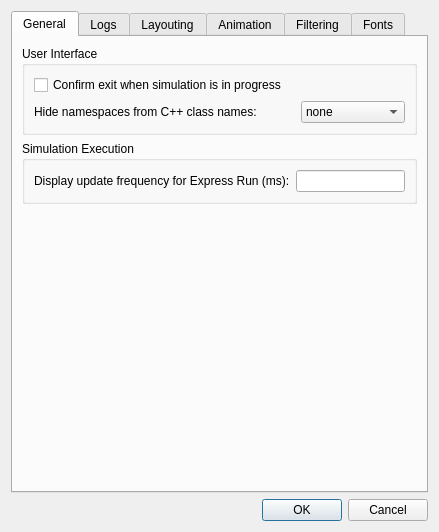
<?xml version="1.0" encoding="UTF-8"?>
<ui version="4.0">
 <class>PreferencesDialog</class>
 <widget class="QDialog" name="PreferencesDialog">
  <property name="sizePolicy">
   <sizepolicy hsizetype="MinimumExpanding" vsizetype="MinimumExpanding">
    <horstretch>0</horstretch>
    <verstretch>0</verstretch>
   </sizepolicy>
  </property>
  <property name="windowTitle">
   <string>Preferences</string>
  </property>
  <layout class="QVBoxLayout" name="verticalLayout">
   <item>
    <widget class="QTabWidget" name="tabWidget">
     <property name="sizePolicy">
      <sizepolicy hsizetype="MinimumExpanding" vsizetype="MinimumExpanding">
       <horstretch>0</horstretch>
       <verstretch>0</verstretch>
      </sizepolicy>
     </property>
     <property name="currentIndex">
      <number>0</number>
     </property>
     <property name="usesScrollButtons">
      <bool>false</bool>
     </property>
     <widget class="QWidget" name="general">
      <attribute name="title">
       <string>General</string>
      </attribute>
      <layout class="QVBoxLayout" name="verticalLayout_4">
       <item>
        <widget class="QGroupBox" name="userInterface">
         <property name="sizePolicy">
          <sizepolicy hsizetype="Minimum" vsizetype="Fixed">
           <horstretch>0</horstretch>
           <verstretch>0</verstretch>
          </sizepolicy>
         </property>
         <property name="title">
          <string>User Interface</string>
         </property>
         <layout class="QVBoxLayout" name="verticalLayout_9">
          <item>
           <widget class="QCheckBox" name="confirmExit">
            <property name="text">
             <string>Confirm exit when simulation is in progress</string>
            </property>
           </widget>
          </item>
          <item>
           <layout class="QHBoxLayout" name="horizontalLayout" stretch="0,0">
            <item>
             <widget class="QLabel" name="hideNamespaceText">
              <property name="sizePolicy">
               <sizepolicy hsizetype="Preferred" vsizetype="Preferred">
                <horstretch>5</horstretch>
                <verstretch>0</verstretch>
               </sizepolicy>
              </property>
              <property name="text">
               <string>Hide namespaces from C++ class names:</string>
              </property>
             </widget>
            </item>
            <item>
             <widget class="QComboBox" name="hideNameSpace">
              <property name="sizePolicy">
               <sizepolicy hsizetype="Preferred" vsizetype="Fixed">
                <horstretch>2</horstretch>
                <verstretch>0</verstretch>
               </sizepolicy>
              </property>
              <item>
               <property name="text">
                <string>none</string>
               </property>
              </item>
              <item>
               <property name="text">
                <string>omnetpp</string>
               </property>
              </item>
              <item>
               <property name="text">
                <string>all</string>
               </property>
              </item>
             </widget>
            </item>
           </layout>
          </item>
         </layout>
        </widget>
       </item>
       <item>
        <widget class="QGroupBox" name="simulationExecution">
         <property name="sizePolicy">
          <sizepolicy hsizetype="Minimum" vsizetype="Fixed">
           <horstretch>0</horstretch>
           <verstretch>0</verstretch>
          </sizepolicy>
         </property>
         <property name="title">
          <string>Simulation Execution</string>
         </property>
         <layout class="QVBoxLayout" name="verticalLayout_11">
          <item>
           <layout class="QHBoxLayout" name="horizontalLayout_2">
            <item>
             <widget class="QLabel" name="expressText">
              <property name="text">
               <string>Display update frequency for Express Run (ms):</string>
              </property>
             </widget>
            </item>
            <item>
             <widget class="QLineEdit" name="express"/>
            </item>
           </layout>
          </item>
         </layout>
        </widget>
       </item>
       <item>
        <spacer name="generalSapcer">
         <property name="orientation">
          <enum>Qt::Vertical</enum>
         </property>
         <property name="sizeType">
          <enum>QSizePolicy::Expanding</enum>
         </property>
         <property name="sizeHint" stdset="0">
          <size>
           <width>0</width>
           <height>0</height>
          </size>
         </property>
        </spacer>
       </item>
      </layout>
     </widget>
     <widget class="QWidget" name="logsPage">
      <attribute name="title">
       <string>Logs</string>
      </attribute>
      <layout class="QVBoxLayout" name="verticalLayout_17">
       <item>
        <widget class="QGroupBox" name="logs">
         <property name="sizePolicy">
          <sizepolicy hsizetype="MinimumExpanding" vsizetype="Fixed">
           <horstretch>0</horstretch>
           <verstretch>0</verstretch>
          </sizepolicy>
         </property>
         <property name="title">
          <string>Logs</string>
         </property>
         <layout class="QVBoxLayout" name="verticalLayout_10">
          <item>
           <widget class="QCheckBox" name="initBanners">
            <property name="text">
             <string>Print initialization banners</string>
            </property>
           </widget>
          </item>
          <item>
           <widget class="QCheckBox" name="eventBanners">
            <property name="text">
             <string>Print event banners</string>
            </property>
           </widget>
          </item>
          <item>
           <layout class="QVBoxLayout" name="bannersSubLayout">
            <property name="leftMargin">
             <number>18</number>
            </property>
            <item>
             <widget class="QCheckBox" name="shortBanners">
              <property name="text">
               <string>Short event banners</string>
              </property>
             </widget>
            </item>
           </layout>
          </item>
          <item>
           <widget class="QCheckBox" name="noLoggingRefreshDisplay">
            <property name="text">
             <string>Suppress logging in refreshDisplay()</string>
            </property>
           </widget>
          </item>
          <item>
           <layout class="QGridLayout" name="gridLayout_2">
            <item row="0" column="0">
             <widget class="QLabel" name="logPrefixText">
              <property name="text">
               <string>Log prefix format:</string>
              </property>
             </widget>
            </item>
            <item row="0" column="1">
             <widget class="QLineEdit" name="logPrefix">
              <property name="toolTip">
               <string>Here are some of the format characters that you can use in the log prefix.
See the manual or the LogFormatter class for the complete list.

General:
  - %l, %c: log level (INFO, DEBUG, etc) and category string
  - %e, %t, %g: event number, simulation time, and fingerprint if enabled
  - %f, %i, %u: source file, line number, and function

Objects:
  - %E event object (class name, name)
  - %U module of current event (NED type, full path)
  - %C context component (NED type, full path)
  - %K context component, if different from event module (NED type, full path)
  - %J source component or object (NED type or class, full path or pointer)
  - %L source component or object, if different from context (NED type or class, full path or pointer)

Padding with spaces:
  - %[0-9]+ add spaces until specified column
  - %| adaptive tabstop: add padding until longest prefix seen so far
  - %&gt; function call depth times 2-space indentation (see Enter_Method, Enter_Method_Silent)</string>
              </property>
             </widget>
            </item>
            <item row="1" column="0">
             <widget class="QLabel" name="logLevelText">
              <property name="text">
               <string>Log level:</string>
              </property>
             </widget>
            </item>
            <item row="1" column="1">
             <widget class="QComboBox" name="logLevel">
              <property name="sizePolicy">
               <sizepolicy hsizetype="Minimum" vsizetype="Fixed">
                <horstretch>0</horstretch>
                <verstretch>0</verstretch>
               </sizepolicy>
              </property>
              <item>
               <property name="text">
                <string>FATAL</string>
               </property>
              </item>
              <item>
               <property name="text">
                <string>ERROR</string>
               </property>
              </item>
              <item>
               <property name="text">
                <string>WARN</string>
               </property>
              </item>
              <item>
               <property name="text">
                <string>INFO</string>
               </property>
              </item>
              <item>
               <property name="text">
                <string>DETAIL</string>
               </property>
              </item>
              <item>
               <property name="text">
                <string>DEBUG</string>
               </property>
              </item>
              <item>
               <property name="text">
                <string>TRACE</string>
               </property>
              </item>
             </widget>
            </item>
           </layout>
          </item>
          <item>
           <widget class="QLabel" name="settings">
            <property name="text">
             <string>The above settings apply to subsequent simulation events. Hover mouse to get help on log prefix syntax.</string>
            </property>
            <property name="wordWrap">
             <bool>true</bool>
            </property>
           </widget>
          </item>
          <item>
           <layout class="QGridLayout" name="gridLayout_3">
            <item row="0" column="0">
             <widget class="QLabel" name="overallText">
              <property name="text">
               <string>Overall history size (in events):</string>
              </property>
             </widget>
            </item>
            <item row="0" column="1">
             <widget class="QLineEdit" name="overall"/>
            </item>
           </layout>
          </item>
          <item>
           <widget class="QLabel" name="applies">
            <property name="text">
             <string>Log is not stored in Express mode. Filtered views (e.g. those belonging to submodules) naturally contain fewer events.</string>
            </property>
            <property name="wordWrap">
             <bool>true</bool>
            </property>
           </widget>
          </item>
          <item>
           <spacer name="verticalSpacer">
            <property name="orientation">
             <enum>Qt::Vertical</enum>
            </property>
            <property name="sizeType">
             <enum>QSizePolicy::Maximum</enum>
            </property>
            <property name="sizeHint" stdset="0">
             <size>
              <width>0</width>
              <height>0</height>
             </size>
            </property>
           </spacer>
          </item>
         </layout>
        </widget>
       </item>
       <item>
        <spacer name="verticalSpacer_3">
         <property name="orientation">
          <enum>Qt::Vertical</enum>
         </property>
         <property name="sizeHint" stdset="0">
          <size>
           <width>0</width>
           <height>0</height>
          </size>
         </property>
        </spacer>
       </item>
      </layout>
     </widget>
     <widget class="QWidget" name="layouting">
      <attribute name="title">
       <string>Layouting</string>
      </attribute>
      <layout class="QVBoxLayout" name="verticalLayout_5">
       <item>
        <widget class="QGroupBox" name="layoutingBox">
         <property name="sizePolicy">
          <sizepolicy hsizetype="Minimum" vsizetype="Fixed">
           <horstretch>0</horstretch>
           <verstretch>0</verstretch>
          </sizepolicy>
         </property>
         <property name="title">
          <string>Layouting</string>
         </property>
         <layout class="QVBoxLayout" name="verticalLayout_3">
          <item>
           <widget class="QLabel" name="layoutingText">
            <property name="text">
             <string>Layouting algorithm:</string>
            </property>
           </widget>
          </item>
          <item>
           <widget class="QFrame" name="frame">
            <property name="frameShape">
             <enum>QFrame::NoFrame</enum>
            </property>
            <property name="frameShadow">
             <enum>QFrame::Raised</enum>
            </property>
            <layout class="QVBoxLayout" name="verticalLayout_19">
             <item>
              <widget class="QRadioButton" name="fastRadio">
               <property name="text">
                <string>Fast</string>
               </property>
               <attribute name="buttonGroup">
                <string notr="true">buttonGroup</string>
               </attribute>
              </widget>
             </item>
             <item>
              <widget class="QRadioButton" name="advancedRadio">
               <property name="text">
                <string>Advanced</string>
               </property>
               <attribute name="buttonGroup">
                <string notr="true">buttonGroup</string>
               </attribute>
              </widget>
             </item>
             <item>
              <widget class="QRadioButton" name="adaptiveRadio">
               <property name="text">
                <string>Adaptive (Fast for large networks, Advanced for smaller ones)</string>
               </property>
               <attribute name="buttonGroup">
                <string notr="true">buttonGroup</string>
               </attribute>
              </widget>
             </item>
            </layout>
           </widget>
          </item>
          <item>
           <widget class="QCheckBox" name="showLayouting">
            <property name="text">
             <string>Show layouting process</string>
            </property>
           </widget>
          </item>
         </layout>
        </widget>
       </item>
       <item>
        <widget class="QGroupBox" name="display">
         <property name="sizePolicy">
          <sizepolicy hsizetype="Minimum" vsizetype="Fixed">
           <horstretch>0</horstretch>
           <verstretch>0</verstretch>
          </sizepolicy>
         </property>
         <property name="title">
          <string>Display</string>
         </property>
         <layout class="QVBoxLayout" name="verticalLayout_12">
          <item>
           <widget class="QCheckBox" name="arrange">
            <property name="text">
             <string>Arrange connections on vector gates parallel to each other</string>
            </property>
           </widget>
          </item>
          <item>
           <widget class="QCheckBox" name="allowZoom">
            <property name="text">
             <string>Zoom out if necessary to fit network into window</string>
            </property>
           </widget>
          </item>
         </layout>
        </widget>
       </item>
       <item>
        <spacer name="layoutingSpacer">
         <property name="orientation">
          <enum>Qt::Vertical</enum>
         </property>
         <property name="sizeType">
          <enum>QSizePolicy::Expanding</enum>
         </property>
         <property name="sizeHint" stdset="0">
          <size>
           <width>0</width>
           <height>0</height>
          </size>
         </property>
        </spacer>
       </item>
      </layout>
     </widget>
     <widget class="QWidget" name="animation">
      <attribute name="title">
       <string>Animation</string>
      </attribute>
      <layout class="QVBoxLayout" name="verticalLayout_6">
       <item>
        <widget class="QGroupBox" name="animGeneral">
         <property name="sizePolicy">
          <sizepolicy hsizetype="Minimum" vsizetype="Fixed">
           <horstretch>0</horstretch>
           <verstretch>0</verstretch>
          </sizepolicy>
         </property>
         <property name="title">
          <string>General</string>
         </property>
         <layout class="QVBoxLayout" name="verticalLayout_13">
          <item>
           <widget class="QCheckBox" name="animMsg">
            <property name="text">
             <string>Animate messages</string>
            </property>
           </widget>
          </item>
          <item>
           <layout class="QVBoxLayout" name="msgSubLayout">
            <property name="leftMargin">
             <number>18</number>
            </property>
            <item>
             <widget class="QCheckBox" name="animBroadcast">
              <property name="toolTip">
               <string>Animates send/sendDirect calls concurrently, after processing each event (i.e. out of sequence)</string>
              </property>
              <property name="text">
               <string>Broadcast animation</string>
              </property>
             </widget>
            </item>
            <item>
             <widget class="QCheckBox" name="showArrows">
              <property name="text">
               <string>Show arrows for sendDirect animation</string>
              </property>
             </widget>
            </item>
           </layout>
          </item>
          <item>
           <widget class="QCheckBox" name="animCalls">
            <property name="text">
             <string>Animate method calls</string>
            </property>
           </widget>
          </item>
          <item>
           <layout class="QHBoxLayout" name="delayLayout" stretch="2,1">
            <property name="leftMargin">
             <number>18</number>
            </property>
            <item>
             <widget class="QLabel" name="delayText">
              <property name="sizePolicy">
               <sizepolicy hsizetype="Preferred" vsizetype="Preferred">
                <horstretch>0</horstretch>
                <verstretch>0</verstretch>
               </sizepolicy>
              </property>
              <property name="text">
               <string>Method call duration (ms):</string>
              </property>
             </widget>
            </item>
            <item>
             <widget class="QLineEdit" name="delayEdit">
              <property name="sizePolicy">
               <sizepolicy hsizetype="Expanding" vsizetype="Fixed">
                <horstretch>0</horstretch>
                <verstretch>0</verstretch>
               </sizepolicy>
              </property>
             </widget>
            </item>
           </layout>
          </item>
          <item>
           <widget class="QCheckBox" name="showMarker">
            <property name="text">
             <string>Show next event markers</string>
            </property>
           </widget>
          </item>
          <item>
           <widget class="QCheckBox" name="showBubbles">
            <property name="text">
             <string>Show bubbles (bubble() calls)</string>
            </property>
           </widget>
          </item>
         </layout>
        </widget>
       </item>
       <item>
        <widget class="QGroupBox" name="messages">
         <property name="sizePolicy">
          <sizepolicy hsizetype="Minimum" vsizetype="Fixed">
           <horstretch>0</horstretch>
           <verstretch>0</verstretch>
          </sizepolicy>
         </property>
         <property name="title">
          <string>Messages</string>
         </property>
         <layout class="QVBoxLayout" name="verticalLayout_14">
          <item>
           <widget class="QCheckBox" name="dispName">
            <property name="text">
             <string>Display message names during animation</string>
            </property>
           </widget>
          </item>
          <item>
           <widget class="QCheckBox" name="dispClass">
            <property name="text">
             <string>Display message class during animation</string>
            </property>
           </widget>
          </item>
          <item>
           <widget class="QCheckBox" name="colorMsg">
            <property name="toolTip">
             <string>Color code (message kind modulo 8): 0=red 1=green 2=blue 3=white 4=yellow 5=cyan 6=magenta 7=black</string>
            </property>
            <property name="text">
             <string>Color messages by message kind</string>
            </property>
           </widget>
          </item>
          <item>
           <widget class="QCheckBox" name="penguinMode">
            <property name="text">
             <string>Penguin mode</string>
            </property>
           </widget>
          </item>
         </layout>
        </widget>
       </item>
       <item>
        <widget class="QLabel" name="animationSpeedNoteLabel">
         <property name="text">
          <string>The speed of the animations is influenced by the values set in the &lt;a href=&quot;#toggleAnimParamsDialog&quot;&gt;Animation Parameters dialog&lt;/a&gt; and the &lt;code&gt;cCanvas::setAnimationSpeed()&lt;/code&gt; calls made by the model.</string>
         </property>
         <property name="textFormat">
          <enum>Qt::RichText</enum>
         </property>
         <property name="wordWrap">
          <bool>true</bool>
         </property>
        </widget>
       </item>
       <item>
        <spacer name="animSpacer">
         <property name="orientation">
          <enum>Qt::Vertical</enum>
         </property>
         <property name="sizeType">
          <enum>QSizePolicy::Expanding</enum>
         </property>
         <property name="sizeHint" stdset="0">
          <size>
           <width>0</width>
           <height>0</height>
          </size>
         </property>
        </spacer>
       </item>
      </layout>
     </widget>
     <widget class="QWidget" name="filtering">
      <attribute name="title">
       <string>Filtering</string>
      </attribute>
      <layout class="QVBoxLayout" name="verticalLayout_7">
       <item>
        <widget class="QGroupBox" name="timeLine">
         <property name="sizePolicy">
          <sizepolicy hsizetype="Minimum" vsizetype="Fixed">
           <horstretch>0</horstretch>
           <verstretch>0</verstretch>
          </sizepolicy>
         </property>
         <property name="title">
          <string>Timeline</string>
         </property>
         <layout class="QVBoxLayout" name="verticalLayout_15">
          <item>
           <widget class="QCheckBox" name="selfMsg">
            <property name="text">
             <string>Show self-messages</string>
            </property>
           </widget>
          </item>
          <item>
           <widget class="QCheckBox" name="nonSelfMsg">
            <property name="text">
             <string>Show non-self messages</string>
            </property>
           </widget>
          </item>
          <item>
           <widget class="QCheckBox" name="silentMsg">
            <property name="text">
             <string>Show silent (non-animated) messages, see below</string>
            </property>
           </widget>
          </item>
         </layout>
        </widget>
       </item>
       <item>
        <widget class="QGroupBox" name="animationBox">
         <property name="sizePolicy">
          <sizepolicy hsizetype="Minimum" vsizetype="Fixed">
           <horstretch>0</horstretch>
           <verstretch>0</verstretch>
          </sizepolicy>
         </property>
         <property name="title">
          <string>Animation</string>
         </property>
         <layout class="QVBoxLayout" name="verticalLayout_16">
          <item>
           <widget class="QLabel" name="excludeMsgText">
            <property name="text">
             <string>Messages to exclude from animation:</string>
            </property>
           </widget>
          </item>
          <item>
           <widget class="QTextEdit" name="excludMsgEdit"/>
          </item>
          <item>
           <widget class="QLabel" name="details">
            <property name="text">
             <string>One expression per line. Wildcards, AND, OR, NOT, numeric ranges ({5..10}), field matchers (className =~ &quot;...&quot;, kind =~ &quot;...&quot;, byteLength =~ &quot;...&quot;, etc.) are accepted.</string>
            </property>
            <property name="wordWrap">
             <bool>true</bool>
            </property>
           </widget>
          </item>
         </layout>
        </widget>
       </item>
       <item>
        <spacer name="filteringSpacer">
         <property name="orientation">
          <enum>Qt::Vertical</enum>
         </property>
         <property name="sizeHint" stdset="0">
          <size>
           <width>0</width>
           <height>0</height>
          </size>
         </property>
        </spacer>
       </item>
      </layout>
     </widget>
     <widget class="QWidget" name="fonts">
      <attribute name="title">
       <string>Fonts</string>
      </attribute>
      <layout class="QVBoxLayout" name="verticalLayout_8">
       <item>
        <widget class="QGroupBox" name="fontsBox">
         <property name="sizePolicy">
          <sizepolicy hsizetype="Minimum" vsizetype="Preferred">
           <horstretch>0</horstretch>
           <verstretch>0</verstretch>
          </sizepolicy>
         </property>
         <property name="title">
          <string>Fonts</string>
         </property>
         <layout class="QGridLayout" name="gridLayout">
          <item row="0" column="0">
           <widget class="QLabel" name="userInterfaceText">
            <property name="sizePolicy">
             <sizepolicy hsizetype="Preferred" vsizetype="Preferred">
              <horstretch>2</horstretch>
              <verstretch>0</verstretch>
             </sizepolicy>
            </property>
            <property name="text">
             <string>User interface:</string>
            </property>
           </widget>
          </item>
          <item row="1" column="0">
           <widget class="QLabel" name="timeLineText">
            <property name="text">
             <string>Timeline:</string>
            </property>
           </widget>
          </item>
          <item row="2" column="0">
           <widget class="QLabel" name="canvasText">
            <property name="text">
             <string>Canvas:</string>
            </property>
           </widget>
          </item>
          <item row="3" column="0">
           <widget class="QLabel" name="logText">
            <property name="text">
             <string>Log windows:</string>
            </property>
           </widget>
          </item>
          <item row="5" column="1">
           <spacer name="fontsSpacer">
            <property name="orientation">
             <enum>Qt::Vertical</enum>
            </property>
            <property name="sizeType">
             <enum>QSizePolicy::Ignored</enum>
            </property>
            <property name="sizeHint" stdset="0">
             <size>
              <width>0</width>
              <height>0</height>
             </size>
            </property>
           </spacer>
          </item>
          <item row="0" column="1">
           <widget class="QFontComboBox" name="userInterfaceBox">
            <property name="sizePolicy">
             <sizepolicy hsizetype="Preferred" vsizetype="Preferred">
              <horstretch>5</horstretch>
              <verstretch>0</verstretch>
             </sizepolicy>
            </property>
           </widget>
          </item>
          <item row="3" column="1">
           <widget class="QFontComboBox" name="logBox">
            <property name="sizePolicy">
             <sizepolicy hsizetype="Preferred" vsizetype="Preferred">
              <horstretch>0</horstretch>
              <verstretch>0</verstretch>
             </sizepolicy>
            </property>
           </widget>
          </item>
          <item row="2" column="2">
           <widget class="QSpinBox" name="canvasNumBox">
            <property name="sizePolicy">
             <sizepolicy hsizetype="Minimum" vsizetype="Preferred">
              <horstretch>0</horstretch>
              <verstretch>0</verstretch>
             </sizepolicy>
            </property>
            <property name="minimum">
             <number>4</number>
            </property>
            <property name="maximum">
             <number>70</number>
            </property>
           </widget>
          </item>
          <item row="1" column="1">
           <widget class="QFontComboBox" name="timeLineBox">
            <property name="sizePolicy">
             <sizepolicy hsizetype="Preferred" vsizetype="Preferred">
              <horstretch>0</horstretch>
              <verstretch>0</verstretch>
             </sizepolicy>
            </property>
           </widget>
          </item>
          <item row="0" column="2">
           <widget class="QSpinBox" name="userInterfaceNumBox">
            <property name="sizePolicy">
             <sizepolicy hsizetype="Minimum" vsizetype="Preferred">
              <horstretch>1</horstretch>
              <verstretch>0</verstretch>
             </sizepolicy>
            </property>
            <property name="minimum">
             <number>4</number>
            </property>
            <property name="maximum">
             <number>70</number>
            </property>
           </widget>
          </item>
          <item row="2" column="1">
           <widget class="QFontComboBox" name="canvasBox">
            <property name="sizePolicy">
             <sizepolicy hsizetype="Preferred" vsizetype="Preferred">
              <horstretch>0</horstretch>
              <verstretch>0</verstretch>
             </sizepolicy>
            </property>
           </widget>
          </item>
          <item row="3" column="2">
           <widget class="QSpinBox" name="logNumBox">
            <property name="sizePolicy">
             <sizepolicy hsizetype="Minimum" vsizetype="Preferred">
              <horstretch>0</horstretch>
              <verstretch>0</verstretch>
             </sizepolicy>
            </property>
            <property name="minimum">
             <number>4</number>
            </property>
            <property name="maximum">
             <number>70</number>
            </property>
           </widget>
          </item>
          <item row="1" column="2">
           <widget class="QSpinBox" name="timeLineNumBox">
            <property name="sizePolicy">
             <sizepolicy hsizetype="Minimum" vsizetype="Preferred">
              <horstretch>0</horstretch>
              <verstretch>0</verstretch>
             </sizepolicy>
            </property>
            <property name="minimum">
             <number>4</number>
            </property>
            <property name="maximum">
             <number>70</number>
            </property>
           </widget>
          </item>
          <item row="4" column="1">
           <widget class="QFontComboBox" name="timeBox"/>
          </item>
          <item row="4" column="0">
           <widget class="QLabel" name="timeText">
            <property name="text">
             <string>Time:</string>
            </property>
           </widget>
          </item>
          <item row="4" column="2">
           <widget class="QSpinBox" name="timeNumBox"/>
          </item>
         </layout>
        </widget>
       </item>
       <item>
        <spacer name="verticalSpacer_2">
         <property name="orientation">
          <enum>Qt::Vertical</enum>
         </property>
         <property name="sizeHint" stdset="0">
          <size>
           <width>0</width>
           <height>0</height>
          </size>
         </property>
        </spacer>
       </item>
       <item>
        <layout class="QHBoxLayout" name="restoreLayout">
         <item>
          <spacer name="restoreSpacer">
           <property name="orientation">
            <enum>Qt::Horizontal</enum>
           </property>
           <property name="sizeHint" stdset="0">
            <size>
             <width>40</width>
             <height>20</height>
            </size>
           </property>
          </spacer>
         </item>
         <item>
          <widget class="QPushButton" name="restoreButton">
           <property name="sizePolicy">
            <sizepolicy hsizetype="Minimum" vsizetype="Preferred">
             <horstretch>0</horstretch>
             <verstretch>0</verstretch>
            </sizepolicy>
           </property>
           <property name="text">
            <string>Restore Defaults</string>
           </property>
          </widget>
         </item>
        </layout>
       </item>
      </layout>
     </widget>
    </widget>
   </item>
   <item>
    <widget class="QDialogButtonBox" name="buttonBox">
     <property name="sizePolicy">
      <sizepolicy hsizetype="Expanding" vsizetype="Preferred">
       <horstretch>0</horstretch>
       <verstretch>0</verstretch>
      </sizepolicy>
     </property>
     <property name="orientation">
      <enum>Qt::Horizontal</enum>
     </property>
     <property name="standardButtons">
      <set>QDialogButtonBox::Cancel|QDialogButtonBox::Ok</set>
     </property>
    </widget>
   </item>
  </layout>
 </widget>
 <resources/>
 <connections>
  <connection>
   <sender>buttonBox</sender>
   <signal>accepted()</signal>
   <receiver>PreferencesDialog</receiver>
   <slot>accept()</slot>
   <hints>
    <hint type="sourcelabel">
     <x>257</x>
     <y>690</y>
    </hint>
    <hint type="destinationlabel">
     <x>157</x>
     <y>274</y>
    </hint>
   </hints>
  </connection>
  <connection>
   <sender>buttonBox</sender>
   <signal>rejected()</signal>
   <receiver>PreferencesDialog</receiver>
   <slot>reject()</slot>
   <hints>
    <hint type="sourcelabel">
     <x>325</x>
     <y>690</y>
    </hint>
    <hint type="destinationlabel">
     <x>286</x>
     <y>274</y>
    </hint>
   </hints>
  </connection>
 </connections>
 <buttongroups>
  <buttongroup name="buttonGroup"/>
 </buttongroups>
</ui>
